Frame 1 (no input): blank canvas, image omitted
Frame 60 (the mouse pressed at the canvas centre just before this capture): blank canvas, image omitted
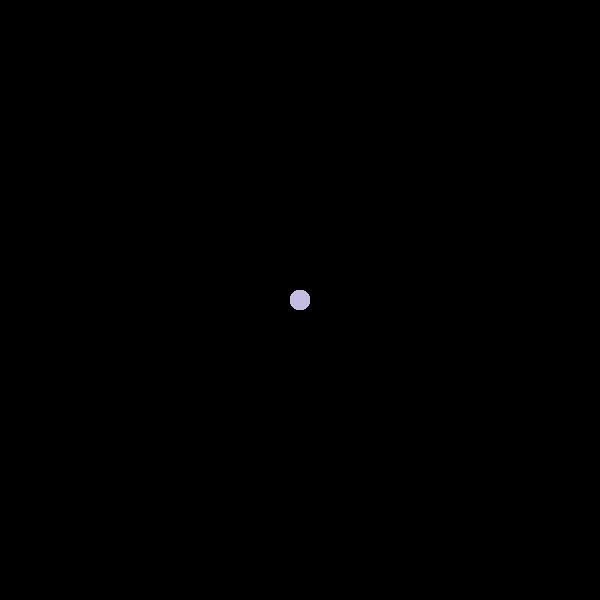
Frame 120 (the mouse held since frame 60 and released just before this capture)

The Processing sketch whose frames 1 and 60 were blank and that drew this single picture after the mouse press (run headless with seeded random() and noise(); from frame 60 on, the mouse is pressed at the canvas centre):

// Processing sketch: processing_47738
// ── processing_47738.pde

int counter;

void setup() {  //setup function called initially, only once
  size(600, 600);
  background(0);  //set background white
  colorMode(HSB);   //set colors to Hue, Saturation, Brightness mode
  counter = 0;
}

void draw() {  //draw function loops 
  counter++;
  noStroke();
  fill(random(255),100,255,50);
  
  if(mousePressed == true) { //add some interaction
    ellipse(mouseX, mouseY, 20, 20);
  }
  else {
    //ellipse (width/10, height/10,80*sin(counter), 80*sin(counter));
  }
}

                
                
